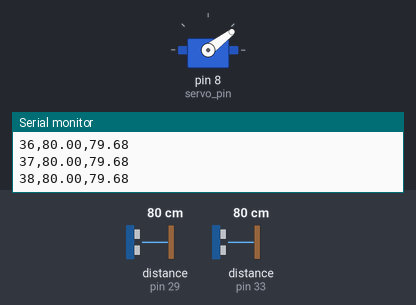
This sketch was run on a simulated Arduino Mega 2560, built with avr-gcc and run on an emulated ATmega2560. Shown: servo, the last lines printed to the serial monitor. Wiring (inferred from the names in the program): 2 × ultrasonic range finder: trigger pin 27, echo pin 29 / trigger pin 31, echo pin 33. The test bench sets the inputs (shaded band); at power-on: distance to the obstacle (sensors on pin 33, pin 29) 80 cm. The echo pulse lasts 58.3 µs per cm.

Above: at 1.2 s.
1.3 s: distance to the obstacle (sensor on pin 33) set to 2 cm
At 2.4 s:
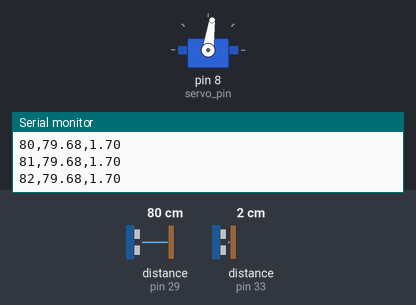
4.3 s: distance to the obstacle (sensor on pin 29) set to 120 cm
At 5.11 s:
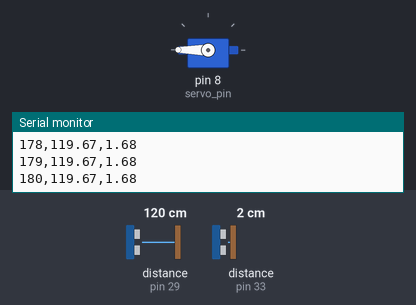
7.3 s: distance to the obstacle (sensor on pin 29) set to 250 cm
10.3 s: distance to the obstacle (sensor on pin 29) set to 2 cm
At 10.84 s:
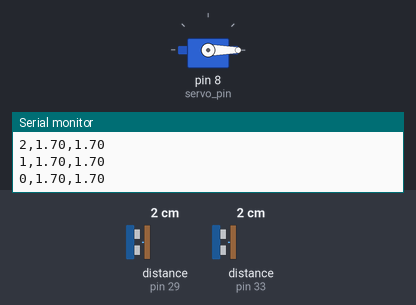
Timing chart, 0 to 14.3 s (numbered marks = the images above; inputs shaded):
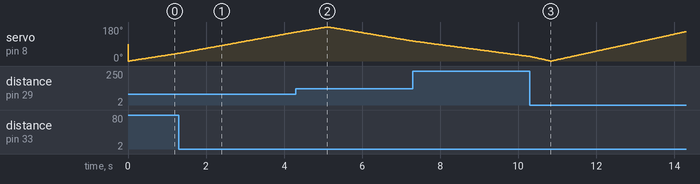

The sketch:

Radar_Project_Arduino_Code.ino
```cpp
#include<Servo.h>

Servo micro_servo;

int pos = 0;

const int servo_pin = 8;
const int trig_pin = 27;
const int echo_pin = 29;
const int trig_pin2 = 31;
const int echo_pin2 = 33;

float duration, distance;

void setup() {
  // put your setup code here, to run once:
  pinMode(servo_pin,OUTPUT);
  pinMode(trig_pin,OUTPUT);
  pinMode(echo_pin,INPUT);
  pinMode(trig_pin2,OUTPUT);
  pinMode(echo_pin2,INPUT);
  Serial.begin(9600);
  micro_servo.attach(servo_pin);
}

void loop() {
  // put your main code here, to run repeatedly:

  for(pos = 0;pos<=180; pos++)
  {
    read_ultrasonic_distance(pos);
    micro_servo.write(pos);
    delay(20);
  }
  for(pos = 180;pos >= 0; pos--)
  {
    read_ultrasonic_distance(pos);
    micro_servo.write(pos);
    delay(20);
  }
}


void read_ultrasonic_distance(int angle)
{
  digitalWrite(trig_pin, LOW);
  delayMicroseconds(2);
  digitalWrite(trig_pin, HIGH);
  delayMicroseconds(10);
  digitalWrite(trig_pin, LOW);

  duration = pulseIn(echo_pin, HIGH);
  distance = (duration * 0.0343)/2;
  Serial.print(angle);
  Serial.print(",");
  Serial.print(distance);

  digitalWrite(trig_pin2, LOW);
  delayMicroseconds(2);
  digitalWrite(trig_pin2, HIGH);
  delayMicroseconds(10);
  digitalWrite(trig_pin2, LOW);

  duration = pulseIn(echo_pin2, HIGH);
  distance = (duration * 0.0343)/2;
  Serial.print(",");
  Serial.println(distance);
}
```
